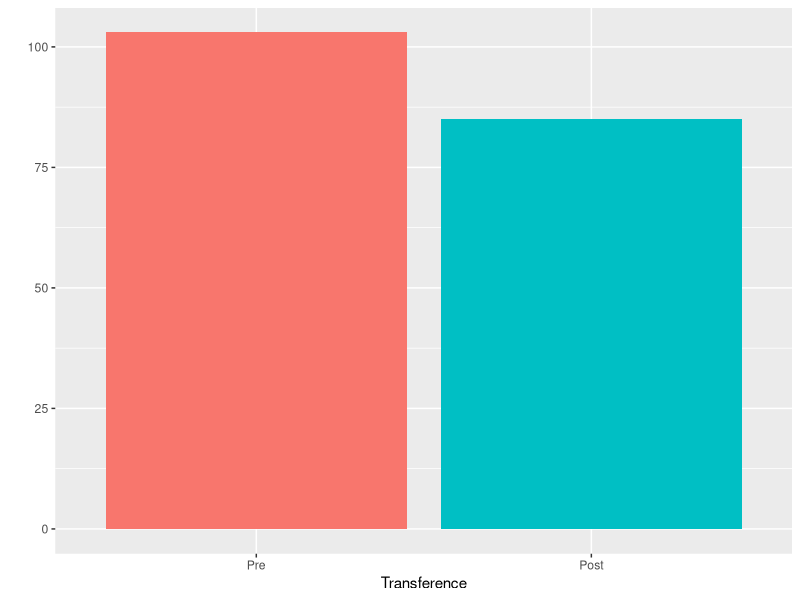
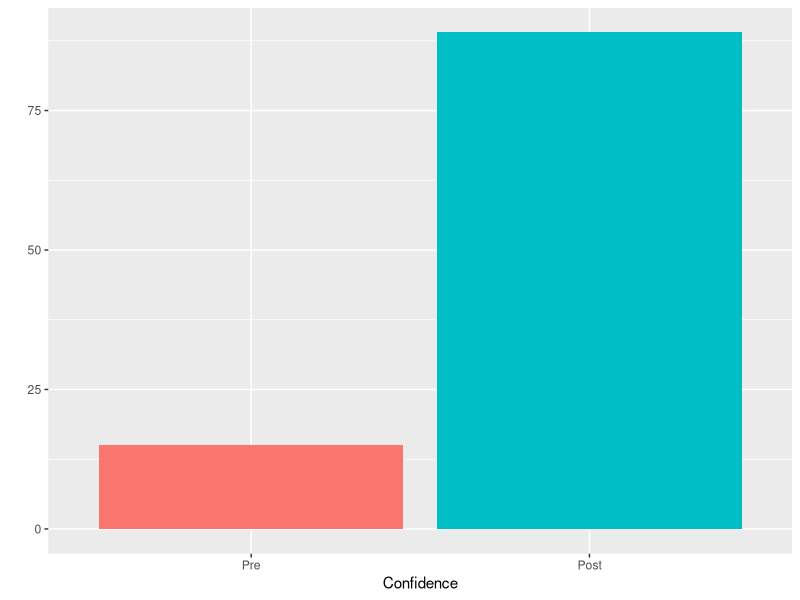
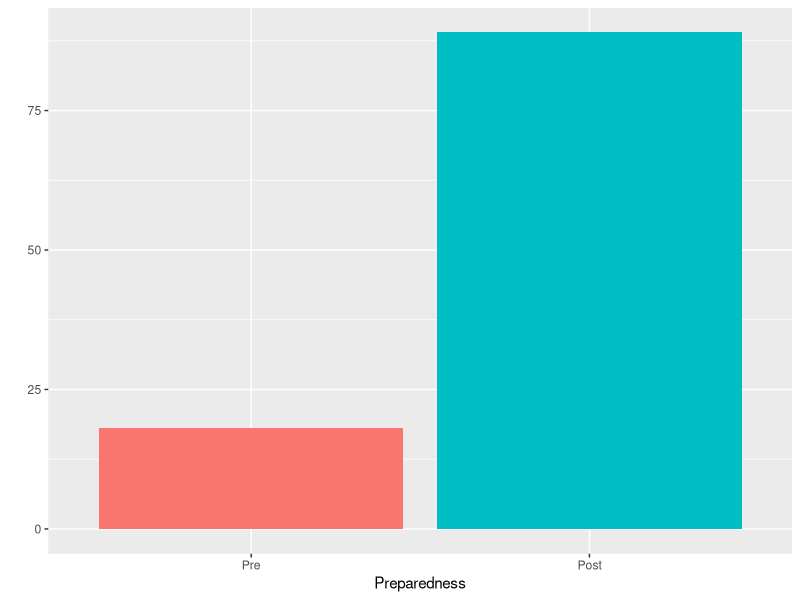

Write the R code that produced these figures, in order.
## ---- chunk 1
library(plyr)
# library(papeR)
library(dplyr)
library(ggplot2)
library(knitr)
library(kableExtra)
library(tidyr)
# library(foreign)
# library(multcomp)
# library(broom)
# library(nlme)
library(tidyverse)
# library(stargazer)
# library(reshape2)
# library(rmarkdown)
library(psych)
# library(RColorBrewer)
# library(minpack.lm)
# library(numDeriv)
# # library(mosaic)
# library(pracma)
# library(formattable)
# library(lme4)
# library(sjPlot)
# library(lsmeans)

## ---- chunk 2
# Prepost data from working on Theil bodies

# read in data
Raw_theil = read.csv("Thiel Data.csv")

Raw_theil$Sub = NA

Raw_theil$Sub[2:nrow(Raw_theil)] = 1:(nrow(Raw_theil)-1)
## ---- chunk 3
Transfer = Raw_theil[2:nrow(Raw_theil), 1:2]
names(Transfer)[1:2]= c("Pre", "Post")
Transfer$Pre = as.numeric(Transfer$Pre)
Transfer$Post = as.numeric(Transfer$Post)
Result_Transfer=t.test( x=Transfer$Pre, y=Transfer$Post, paired = TRUE)
Result_Transfer
Transfer=gather(Transfer)
Transfer$key = factor(Transfer$key, levels = c("Pre", "Post"))
ggplot(data=Transfer, aes(x=key, y = value, fill = key)) +
  geom_bar(stat = "identity") +
  # scale_fill_manual(values = c("red", "green") ) +
  theme(legend.position="none")+
  xlab( "Transference")+
  ylab("")
## ---- chunk 4
Confidence = Raw_theil[2:nrow(Raw_theil), 5:6]
names(Confidence)[1:2]= c("Pre", "Post")
Confidence$Pre = as.numeric(Confidence$Pre)
Confidence$Post = as.numeric(Confidence$Post)


Result_Confidence=t.test( x=Confidence$Pre, y=Confidence$Post, paired = TRUE)
Result_Confidence
Confidence=gather(Confidence)
Confidence$key = factor(Confidence$key, levels = c("Pre", "Post"))

ggplot(data=Confidence, aes(x=key, y = value, fill = key)) +
  geom_bar(stat = "identity") +
  # scale_fill_manual(values = c("red", "green") ) +
  theme(legend.position="none")+
  xlab( "Confidence")+
  ylab("")
## ---- chunk 5
Preparedness = Raw_theil[2:nrow(Raw_theil), 9:10]
names(Preparedness)[1:2]= c("Pre", "Post")
Preparedness$Pre = as.numeric(Preparedness$Pre)
Preparedness$Post = as.numeric(Preparedness$Post)


Result_Preparedness=t.test( x=Preparedness$Pre, y=Preparedness$Post, paired = TRUE)
Result_Preparedness
Preparedness=gather(Preparedness)
Preparedness$key = factor(Preparedness$key, levels = c("Pre", "Post"))

ggplot(data=Preparedness, aes(x=key, y = value, fill = key)) +
  geom_bar(stat = "identity") +
  # scale_fill_manual(values = c("red", "green") ) +
  theme(legend.position="none")+
  xlab( "Preparedness")+
  ylab("")
